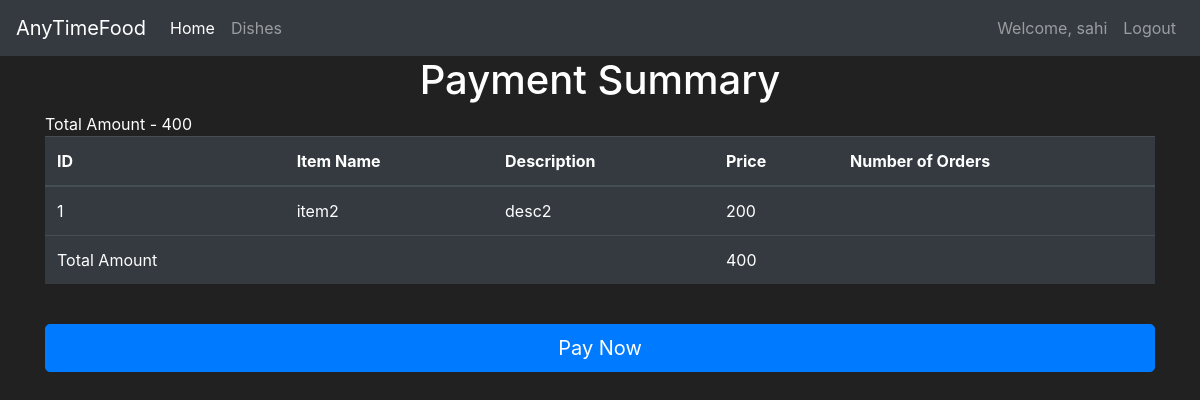
/cart/50 (signed in), run on the app's committed database.
### market/models.py (models this page shows, shortened)
class User(db.Model, UserMixin):
    __tablename__ = 'user'
    id = db.Column(db.Integer(), primary_key=True)
    username = db.Column(db.String(length=30), nullable=False, unique=True)
    email_address = db.Column(db.String(length=50), nullable=False, unique=True)
    password_hash = db.Column(db.String(length=60), nullable=False)
    budget = db.Column(db.Integer(), nullable=False, default=1000)
    orders = db.relationship('Order', backref='user', lazy=True)
    @property
    def password(self):
        return self.password

class Order(db.Model):
    __tablename__ = 'order'
    id = db.Column(db.Integer(), primary_key=True)
    user_id= db.Column(db.Integer, db.ForeignKey('user.id'))
    hotel_id = db.Column(db.Integer, db.ForeignKey('hotel.id'))
    cost=db.Column(db.Integer(),default=0)
    items = db.relationship('Item', backref='order', lazy=True)
    order_completed = db.Column(db.Boolean(), default=False)

class Item(db.Model):
    __tablename__ = 'item'
    id = db.Column(db.Integer(), primary_key=True)
    name = db.Column(db.String(length=30), nullable=False, unique=True)
    price = db.Column(db.Integer(), nullable=False)
    description = db.Column(db.String(length=1024), nullable=False, unique=True)
    hotel_id = db.Column(db.Integer, db.ForeignKey('hotel.id'))
    order_id = db.Column(db.Integer, db.ForeignKey('order.id'))

### market/routes.py (the view)
@app.route('/cart/<order_id>')
@login_required
def cart_page(order_id):
    o = Order.query.filter_by(id=int(order_id))[0]
    print(o.cost)
    return render_template('cart.html',o=o)

### market/models.py (called while the page is built)
@login_manager.user_loader
def load_user(user_id):
    return User.query.get(int(user_id))

### market/templates/cart.html (shortened to what this page needs)
{% extends 'base.html' %}
{% block content %}
<div class="info">
  <div class="container">
    <h1 style="text-align:center;">Payment Summary</h1>
    Total Amount - {{o.cost}}
    <table class="table table-hover table-dark">
        <thead>
            <tr>
                <th scope="col">ID</th>
                <th scope="col">Item Name</th>
                <th scope="col">Description</th>
                <th scope="col">Price</th>
                <th scope="col">Number of Orders</th>
            </tr>
        </thead>
        <tbody>
            {% for item in o.items %}
                <tr >
                    <td class="Item {{item.id}}">{{ item.id }}</td>
                    <td>{{ item.name }}</td>
                    <td>{{ item.description }}</td>
                    <td>{{ item.price }}</td>
                    <td></td>
                </tr>
                {% endfor %}
            <tr>
              <td>Total Amount</td>
              <td></td>
              <td></td>
              <td>{{o.cost}}</td>
              <td></td>
            </tr>
        </tbody>
    </table>
    <br>
    <button id="rzp-button1" class="btn btn-lg btn-primary btn-block" type="button">Pay Now</button>
  </div>
</div>
{% endblock %}

### market/templates/base.html (shortened to what this page needs)
<!doctype html>
<html lang="en">
   <head>
      <link rel="stylesheet" href="https://cdn.jsdelivr.net/npm/bootstrap@4.5.3/dist/css/bootstrap.min.css">
   </head>
   <body>
    <nav class="navbar navbar-expand-md navbar-dark bg-dark">
      <a class="navbar-brand" href="#">AnyTimeFood
      </a>
      <div class="collapse navbar-collapse" id="navbarNav">
        <ul class="navbar-nav mr-auto">
            <li class="nav-item active">
                <a class="nav-link" href="{{ url_for('home_page') }}">Home <span class="sr-only">(current)</span></a>
            </li>
            <li class="nav-item">
                <a class="nav-link" href="{{ url_for('market_page') }}">Dishes</a>
            </li>
        </ul>
          {% if current_user.is_authenticated %}
            <ul class="navbar-nav">
                <li class="nav-item">
                    <a class="nav-link">Welcome, {{ current_user.username }}</a>
                </li>
                <li class="nav-item">
                    <a class="nav-link" href="{{ url_for('logout_page') }}">Logout</a>
                </li>
            </ul>
          {% endif %}
      </div>
    </nav>
      {% block content %}
      {% endblock %}
   </body>
</html>

### market/templates/base.html (style rules this page uses)
body { background-color: #212121; color: white }

### data on the page
User: username "sahi"
Order: cost "400"
Item: id "1", name "item2", description "desc2", price "200"
